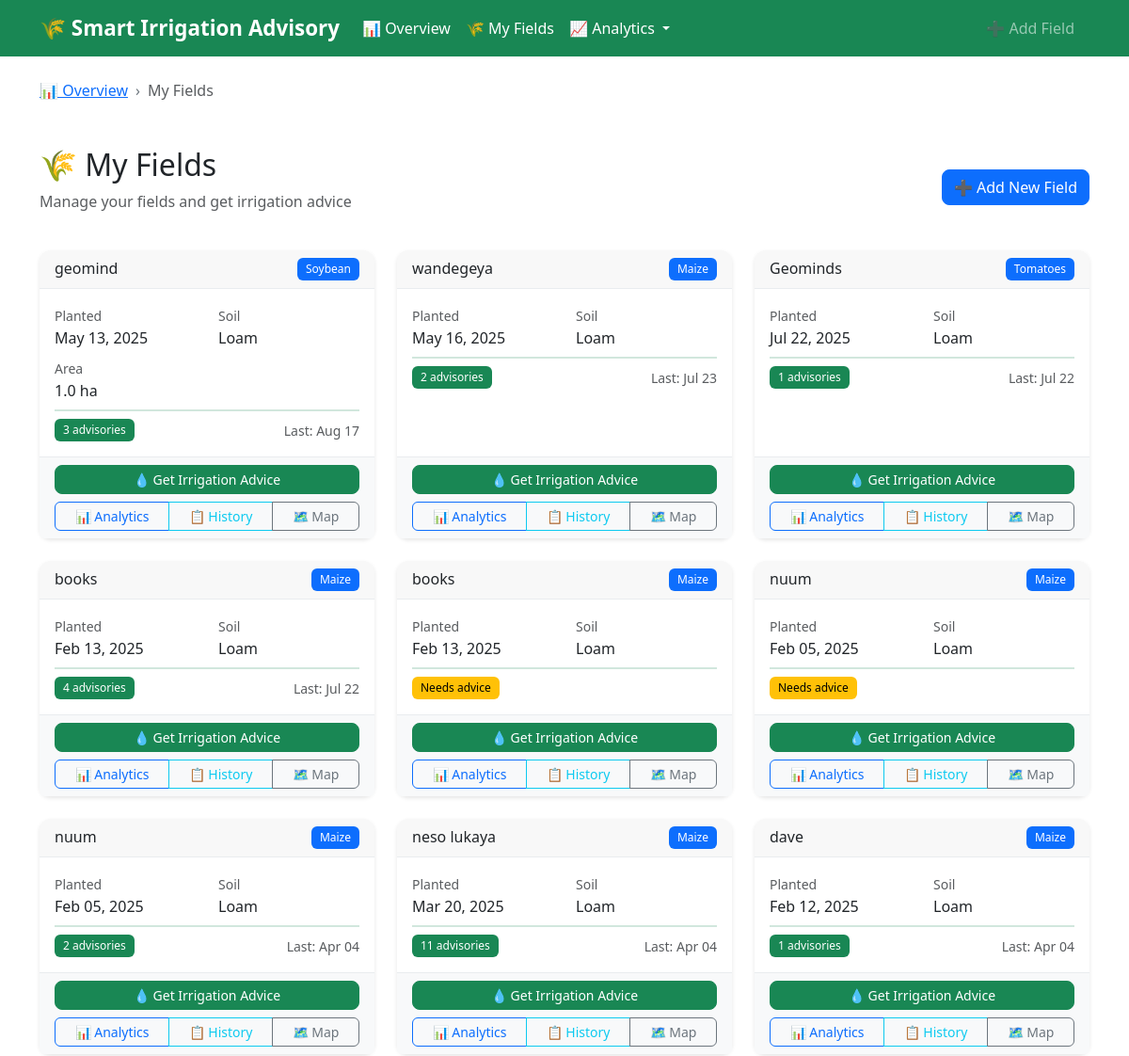
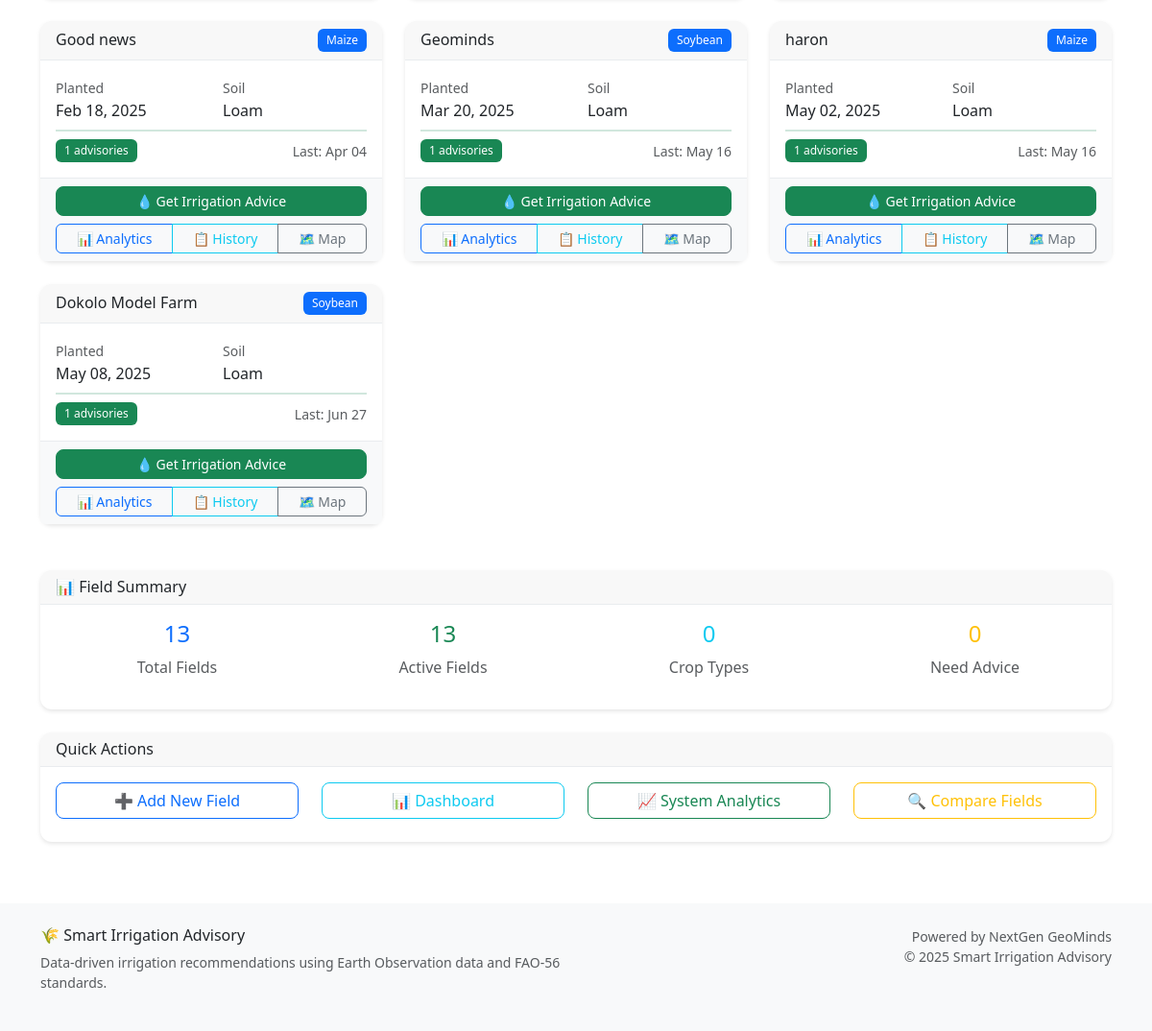
The app's page /fields/ with its own data (2 pictures, top to bottom).
### advisory/models.py (models this page shows, shortened)
class FarmField(models.Model):
    CROP_CHOICES = [
        ("maize", "Maize"),
        ("soybean", "Soybean"),
        ("rice", "Rice"),
        ("wheat", "Wheat"),
        ("sugarcane", "Sugarcane"),
        ("cotton", "Cotton"),
        ("beans", "Beans"),
        ("potatoes", "Potatoes"),
        ("tomatoes", "Tomatoes"),
        ("cassava", "Cassava"),
    ]
    SOIL_CHOICES = [
        ("clay", "Clay"),
        ("loam", "Loam"),
        ("sandy", "Sandy"),
        ("silt", "Silt"),
        ("clay_loam", "Clay Loam"),
        ("sandy_loam", "Sandy Loam"),
    ]
    name = models.CharField(max_length=100)
    latitude = models.FloatField(_('Latitude'), validators=[
        MinValueValidator(-90.0), MaxValueValidator(90.0)])
    longitude = models.FloatField(_('Longitude'), validators=[
        MinValueValidator(-180.0), MaxValueValidator(180.0)])
    soil_type = models.CharField(
        choices=SOIL_CHOICES, max_length=20, default="loam", null=True, blank=True)
    crop_type = models.CharField(
        choices=CROP_CHOICES, max_length=20, default="maize")
    planting_date = models.DateField(_('Planting Date'), default=date.today)
    field_area_ha = models.FloatField(
        _('Field Area (ha)'),
        validators=[MinValueValidator(0.1), MaxValueValidator(1000.0)],
        null=True, blank=True,
        help_text="Field area in hectares"
    )
    elevation = models.FloatField(
        _('Elevation (m)'),
        null=True, blank=True,
        help_text="Field elevation in meters"
    )
    created_at = models.DateTimeField(auto_now_add=True)
    updated_at = models.DateTimeField(auto_now=True)
    class Meta:
        ordering = ['-created_at']
        verbose_name = 'Farm Field'
        verbose_name_plural = 'Farm Fields'

class IrrigationAdvisory(models.Model):
    field = models.ForeignKey(
        FarmField, on_delete=models.CASCADE, related_name='advisories')
    date = models.DateField(default=date.today)
    crop_stage = models.CharField(max_length=50, default="Initial")
    eto = models.FloatField(default=0.0)  # mm/day
    rainfall = models.FloatField(default=0.0)  # mm/week
    kc = models.FloatField(default=0.0)  # Crop Coefficient
    water_need = models.FloatField(default=0.0)  # mm/week
    water_deficit = models.FloatField(default=0.0)
    recommendation = models.TextField(blank=True)
    soil_moisture = models.FloatField(
        default=0.0,
        help_text="Soil moisture percentage"
    )
    irrigation_recommended = models.BooleanField(default=False)
    irrigation_volume = models.FloatField(
        default=0.0,
        help_text="Recommended irrigation volume in mm"
    )
    confidence_score = models.FloatField(
        default=0.0,
        validators=[MinValueValidator(0.0), MaxValueValidator(1.0)],
        help_text="Confidence in recommendation (0-1)"
    )
    data_source = models.CharField(
        max_length=50,
        default="simulated",
        help_text="Source of weather data (GEE, API, simulated)"
    )
    class Meta:
        ordering = ['-date']
        verbose_name = 'Irrigation Advisory'
        verbose_name_plural = 'Irrigation Advisories'
        get_latest_by = 'date'

### advisory/views.py (the view)
# urls.py: path('fields/', views.FieldListView.as_view(), name='field_list'),
class FieldListView(ListView):
    model = FarmField
    template_name = 'advisory/field_list.html'
    context_object_name = 'fields'
    def get_queryset(self):
        return FarmField.objects.prefetch_related('advisories').all()

### templates/advisory/field_list.html (shortened to what this page needs)
{% extends "base.html" %} {% block title %}My Fields{% endblock %} {% block breadcrumb %}
<li class="breadcrumb-item active">My Fields</li>
{% endblock %} {% block content %}
<div class="container mt-4">
  <div class="row mb-4">
    <div class="col-12">
      <div class="d-flex justify-content-between align-items-center">
        <div>
          <h2>🌾 My Fields</h2>
          <p class="text-muted">Manage your fields and get irrigation advice</p>
        </div>
        <a href="{% url 'advisory:create_field' %}" class="btn btn-primary"> ➕ Add New Field </a>
      </div>
    </div>
  </div>
  {% if fields %}
  <div class="row">
    {% for field in fields %}
    <div class="col-md-6 col-lg-4 mb-4">
      <div class="card h-100">
        <div class="card-header d-flex justify-content-between align-items-center">
          <h6 class="mb-0">{{ field.name }}</h6>
          <span class="badge bg-primary">{{ field.crop_type|title }}</span>
        </div>
        <div class="card-body">
          <div class="row mb-2">
            <div class="col-6">
              <small class="text-muted">Planted</small>
              <div>{{ field.planting_date|date:"M d, Y" }}</div>
            </div>
            <div class="col-6">
              <small class="text-muted">Soil</small>
              <div>{{ field.soil_type|title }}</div>
            </div>
          </div>
          {% if field.field_area_ha %}
          <div class="mb-2">
            <small class="text-muted">Area</small>
            <div>{{ field.field_area_ha }} ha</div>
          </div>
          {% endif %}
          <div class="border-top pt-2 mt-2">
            <div class="d-flex justify-content-between align-items-center">
              <span class="badge {% if field.advisories.count > 0 %}bg-success{% else %}bg-warning{% endif %}">
                {% if field.advisories.count > 0 %} {{ field.advisories.count }} advisories {% else %} Needs advice {% endif %}
              </span>
              {% if field.advisories.first %}
              <small class="text-muted"> Last: {{ field.advisories.first.date|date:"M d" }} </small>
              {% endif %}
            </div>
          </div>
        </div>
        <div class="card-footer">
          <div class="d-grid gap-2">
            <a href="{% url 'advisory:get_advice' field.id %}" class="btn btn-success btn-sm"> 💧 Get Irrigation Advice </a>
            <div class="btn-group btn-group-sm w-100">
              <a href="{% url 'advisory:field_analytics' field.id %}" class="btn btn-outline-primary"> 📊 Analytics </a>
              <a href="{% url 'advisory:advisory_history' field.id %}" class="btn btn-outline-info"> 📋 History </a>
              <a href="{% url 'advisory:field_map' field.id %}" class="btn btn-outline-secondary"> 🗺️ Map </a>
            </div>
          </div>
        </div>
      </div>
    </div>
    {% endfor %}
  </div>
  <div class="row mt-4">
    <div class="col-12">
      <div class="card">
        <div class="card-header">
          <h6 class="mb-0">📊 Field Summary</h6>
        </div>
        <div class="card-body">
          <div class="row text-center">
            <div class="col-md-3">
              <h4 class="text-primary">{{ fields|length }}</h4>
              <p class="text-muted">Total Fields</p>
            </div>
            <div class="col-md-3">
              <h4 class="text-success">
                {% for field in fields %} {% if field.advisories.count > 0 %} {% if forloop.first %}{% endif %} {% endif %} {% endfor %} {{ fields|length }}
              </h4>
              <p class="text-muted">Active Fields</p>
            </div>
            <div class="col-md-3">
              <h4 class="text-info">{{ crop_summary|length }}</h4>
              <p class="text-muted">Crop Types</p>
            </div>
            <div class="col-md-3">
              <h4 class="text-warning">
                {% for field in fields %} {% if field.advisories.count == 0 %} {% if forloop.first %}{% endif %} {% endif %} {% endfor %} 0
              </h4>
              <p class="text-muted">Need Advice</p>
            </div>
          </div>
        </div>
      </div>
    </div>
  </div>
  {% endif %}
  <div class="row mt-4">
    <div class="col-12">
      <div class="card">
        <div class="card-header">
          <h6 class="mb-0">Quick Actions</h6>
        </div>
        <div class="card-body">
          <div class="row">
            <div class="col-md-3 mb-2">
              <a href="{% url 'advisory:create_field' %}" class="btn btn-outline-primary w-100"> ➕ Add New Field </a>
            </div>
            <div class="col-md-3 mb-2">
              <a href="{% url 'advisory:dashboard' %}" class="btn btn-outline-info w-100"> 📊 Dashboard </a>
            </div>
            <div class="col-md-3 mb-2">
              <a href="{% url 'advisory:system_analytics' %}" class="btn btn-outline-success w-100"> 📈 System Analytics </a>
            </div>
            <div class="col-md-3 mb-2">
              <a href="{% url 'advisory:performance_comparison' %}" class="btn btn-outline-warning w-100"> 🔍 Compare Fields </a>
            </div>
          </div>
        </div>
      </div>
    </div>
  </div>
</div>
{% endblock %}

### static/css/main.css (style rules this page uses)
:root { --primary-green: #198754; --light-green: #20c997; --dark-green: #146c43; --success-bg: #d1e7dd; --success-border: #badbcc; }
.breadcrumb-item + .breadcrumb-item::before { content: "›"; color: #6c757d; }
.card { border: none; box-shadow: 0 2px 4px rgba(0,0,0,0.1); transition: all 0.3s ease; border-radius: 12px; }
.card-header { border-bottom: 1px solid #e9ecef; font-weight: 600; border-radius: 12px 12px 0 0 !important; }
.btn { border-radius: 8px; font-weight: 500; transition: all 0.3s ease; }
.btn-group .btn { border-radius: 6px; }
.badge { font-weight: 500; padding: 0.5em 0.75em; }
.badge.bg-success { background-color: #198754 !important; }
.badge.bg-warning { background-color: #ffc107 !important; color: #000 !important; }
.card-footer { background-color: #f8f9fa; border-top: 1px solid #e9ecef; }
.border-top { border-top: 2px solid var(--success-bg) !important; }

### records on screen
FarmField: name "geomind", crop_type "Soybean", planting_date "May 13, 2025", soil_type "Loam", field_area_ha "1.0", advisories.count "3", advisories.first "Aug 17"
FarmField: name "wandegeya", crop_type "Maize", planting_date "May 16, 2025", soil_type "Loam", advisories.count "2", advisories.first "Jul 23"
FarmField: name "Geominds", crop_type "Tomatoes", planting_date "Jul 22, 2025", soil_type "Loam", advisories.count "1", advisories.first "Jul 22"
FarmField: name "books", crop_type "Maize", planting_date "Feb 13, 2025", soil_type "Loam", advisories.count "4", advisories.first "Jul 22"
FarmField: name "books", crop_type "Maize", planting_date "Feb 13, 2025", soil_type "Loam", shows "Needs advice"
FarmField: name "nuum", crop_type "Maize", planting_date "Feb 05, 2025", soil_type "Loam", shows "Needs advice"
FarmField: name "nuum", crop_type "Maize", planting_date "Feb 05, 2025", soil_type "Loam", advisories.count "2", advisories.first "Apr 04"
FarmField: name "neso lukaya", crop_type "Maize", planting_date "Mar 20, 2025", soil_type "Loam", advisories.count "11", advisories.first "Apr 04"
FarmField: name "dave", crop_type "Maize", planting_date "Feb 12, 2025", soil_type "Loam", advisories.count "1", advisories.first "Apr 04"
FarmField: name "Good news", crop_type "Maize", planting_date "Feb 18, 2025", soil_type "Loam", advisories.count "1", advisories.first "Apr 04"
FarmField: name "Geominds", crop_type "Soybean", planting_date "Mar 20, 2025", soil_type "Loam", advisories.count "1", advisories.first "May 16"
FarmField: name "haron", crop_type "Maize", planting_date "May 02, 2025", soil_type "Loam", advisories.count "1", advisories.first "May 16"
FarmField: name "Dokolo Model Farm", crop_type "Soybean", planting_date "May 08, 2025", soil_type "Loam", advisories.count "1", advisories.first "Jun 27"

### other values on screen
{{ fields|length }} "13"
{{ crop_summary|length }} "0"
